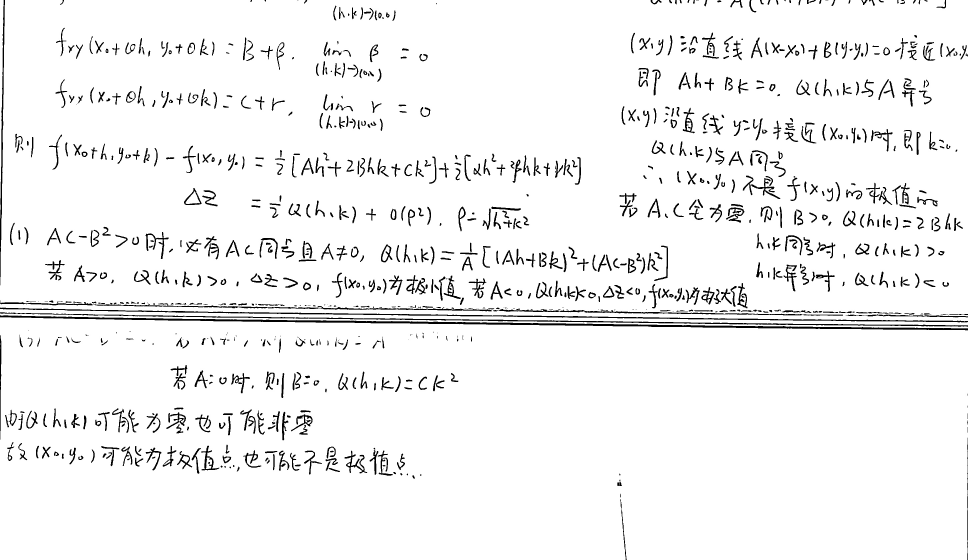
#> input picture clipboard.jpg, 2904 x 1678 px (shown at 1/3 size); its folder holds only this picture in this run
$ python -i img_threshold.py   (imports and definitions only)
#> lines starting #> are read from the running program, lines starting #| are printed output that depends on the picture; after the words box and inside, x2 and y2 are one past the last pixel; in counts of white or black regions, pixels touching at a corner belong together
import cv2 as cv
import numpy as np
from cv2 import bitwise_and, bitwise_not, bitwise_or,bitwise_xor
from math import sqrt
import os
def turn_over_gray(img):
    dst = np.ones(img.shape,np.uint8)*255
    dst = dst - img
    return dst
def threaholding_image_1(img):
    sharpen = cv.GaussianBlur(img, (0,0), 3)
    sharpen = cv.addWeighted(img, 1.5, sharpen, -0.5, 0)
    gray = cv.adaptiveThreshold(sharpen, 255, cv.ADAPTIVE_THRESH_GAUSSIAN_C, cv.THRESH_BINARY, 21, 15)
    return gray
def threaholding_image(img):
    test=cv.threshold(img, 0, 255,cv.THRESH_BINARY|cv.THRESH_OTSU)[1]
    img=bitwise_or(test,threaholding_image_1(img))
    return img
def totalwt(test_img):
    nzero = cv.countNonZero(test_img)
    scale = nzero / test_img.size
    return scale
def background_avg(img):
    result = cv.medianBlur(img,int(sqrt(img.size)/20)|1)
    mask = np.ones(img.shape,np.uint8)*int(255)
    img=cv.add(img,(mask-result))
    # cv.imwrite('background.jpg',result)
    return img

def edge_detect(img):
    mask = np.zeros(img.shape,np.uint8)
    contours = cv.findContours(img,cv.RETR_TREE,cv.CHAIN_APPROX_SIMPLE)[0]
    maxarea = 0
    maxindex = 0
    for i in range(len(contours)):
        area=cv.contourArea(contours[i])
        if(area>maxarea):
            maxarea = area
            maxindex = i
    mask=cv.drawContours(mask,contours,maxindex,color=255)
    # cv.imwrite('mask.jpg',mask)
    return
def edge_blur(img):
    mask = np.zeros(img.shape,np.uint8)
    contours = cv.findContours(img,cv.RETR_TREE,cv.CHAIN_APPROX_SIMPLE)[0]
    for i in range(len(contours)):
        mask=cv.drawContours(mask,contours,i,color=255)

    mask=cv.GaussianBlur(mask,(3,3),0)
    mask = cv.bitwise_not(mask)
    mask=cv.threshold(mask,180,255,cv.THRESH_BINARY)[1]
    return mask
def img_threshold(img):
    test_img=cv.threshold(img, 0, 255, cv.THRESH_BINARY|cv.THRESH_OTSU)[1]
    if totalwt(test_img) <0.5:
        img=turn_over_gray(img)
    img=background_avg(img)
    # edge_detect(img)
    ke = cv.threshold(img, 0, 255, cv.THRESH_BINARY|cv.THRESH_OTSU)[0]
    t1=threaholding_image(img)
    t2 = cv.threshold(img, min(ke+20,250) , 255,cv.THRESH_BINARY)[1]
    blur = cv.GaussianBlur(t1,(5,5),0)
    t3 = cv.threshold(blur,254,255,cv.THRESH_BINARY)[1]
    tt=bitwise_xor(t1,t2)
    tt=bitwise_not(tt)
    edge0=bitwise_or(t3,tt)
    edge1 = edge_blur(t1)
    edge=bitwise_or(edge1,edge0)
    fn=bitwise_and(edge,t1)
    fn=cv.resize(fn,(int(fn.shape[1]*1.2),int(fn.shape[0]*1.2) ), interpolation = cv.INTER_CUBIC)
    return fn

# [8 lines not run here, left out]

>>> import cv2
>>> picture = cv2.imread('clipboard.jpg', cv2.IMREAD_GRAYSCALE)
#> picture is the input picture: shape (1678, 2904); min 0, max 255, mean 242.8
>>> result = img_threshold(picture)
#> in img_threshold, `test_img=cv.threshold(img, 0, 255, cv.THRESH_BINARY|cv.THRESH_OTSU)[1]`: test_img: shape (1678, 2904); 95.2% white; 952 black regions (107 under 20 px), largest, box (x1, y1, x2, y2) and area: (0, 946, 2904, 991) 16985, (0, 923, 2904, 967) 10544, (0, 937, 2904, 980) 9621
#> in totalwt, `nzero = cv.countNonZero(test_img)`: nzero = 4640927
#> in totalwt, `scale = nzero / test_img.size`: scale = 0.952
#> in background_avg, `result = cv.medianBlur(img,int(sqrt(img.size)/20)|1)`:
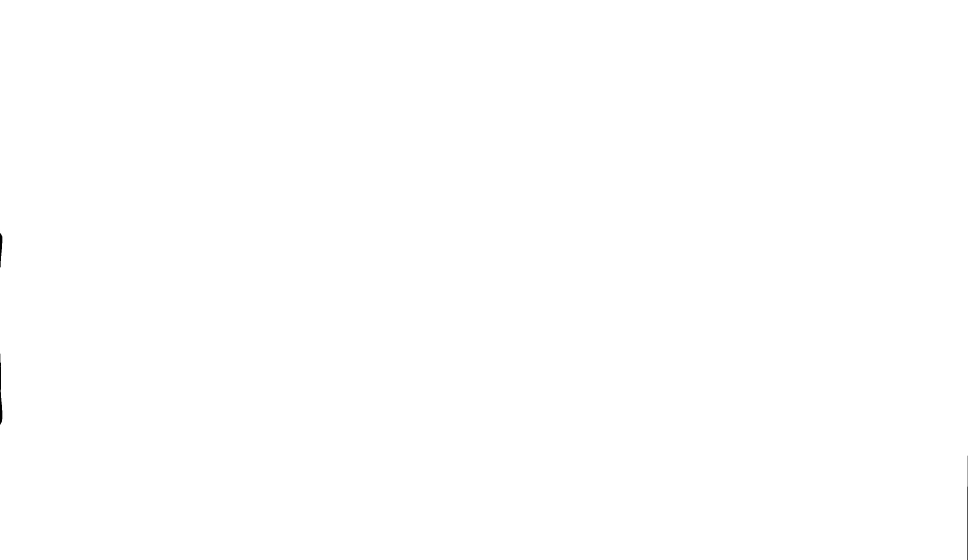
#> result: shape (1678, 2904) (shown at 1/3 size); min 0, max 255, mean 254.9
#> in img_threshold, `ke = cv.threshold(img, 0, 255, cv.THRESH_BINARY|cv.THRESH_OTSU)[0]`: ke = 9
#> in threaholding_image_1, `sharpen = cv.GaussianBlur(img, (0,0), 3)`:
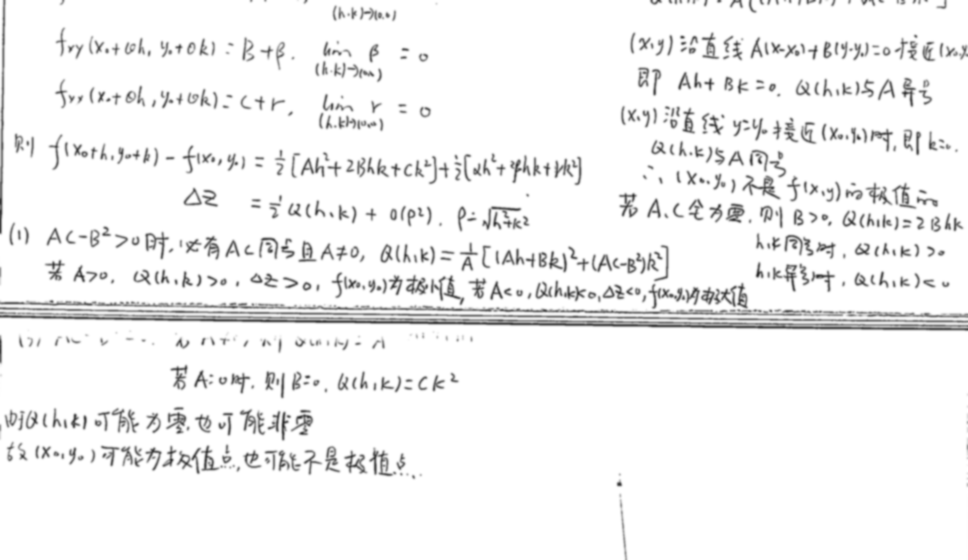
#> sharpen: shape (1678, 2904) (shown at 1/3 size); min 45, max 255, mean 242.9
#> in img_threshold, `t3 = cv.threshold(blur,254,255,cv.THRESH_BINARY)[1]`:
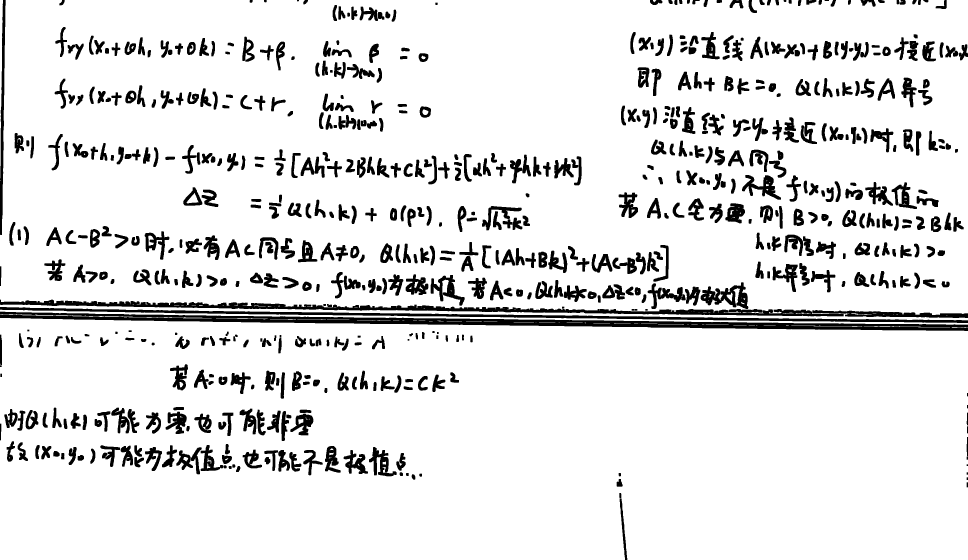
#> t3: shape (1678, 2904) (shown at 1/3 size); 89.3% white; 651 black regions
#> in img_threshold, `tt=bitwise_xor(t1,t2)`: tt: shape (1678, 2904); every value is 0
#> in img_threshold, `tt=bitwise_not(tt)`: tt: shape (1678, 2904); every value is 255
#> in edge_blur, `contours = cv.findContours(img,cv.RETR_TREE,cv.CHAIN_APPROX_SIMPLE)[0]`: contours = 1010 contours, 110 with area under 20; largest, box (x1, y1, x2, y2) and area: (0, 0, 2904, 964) 2722743, (0, 952, 2904, 1678) 2041860, (0, 927, 2904, 976) 26068, (0, 940, 2904, 985) 12228, (1478, 926, 2530, 948) 4813
#> after the loop in edge_blur, `for i in range(len(contours)):`:
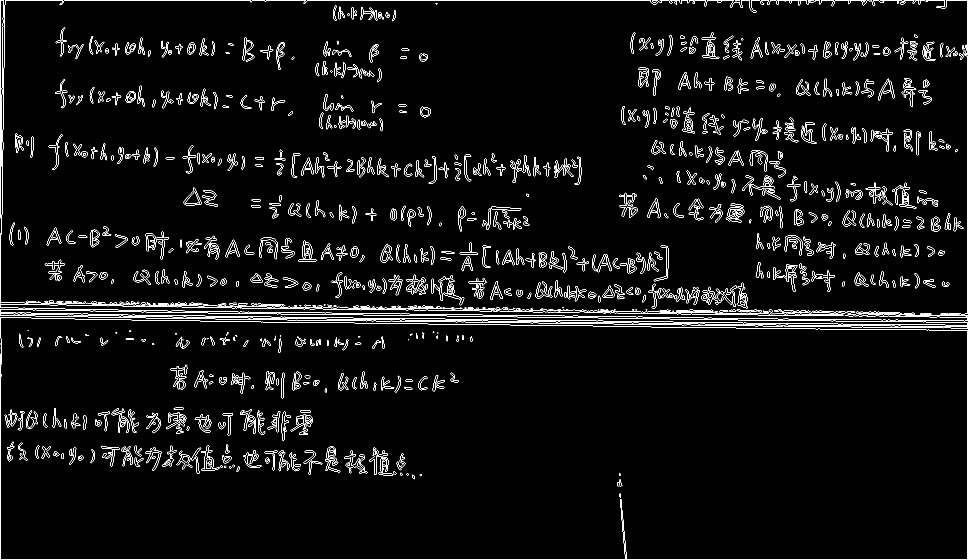
#> mask: shape (1678, 2904) (shown at 1/3 size); 2.5% white in thin lines or dots
#> in edge_blur, `mask = cv.bitwise_not(mask)`:
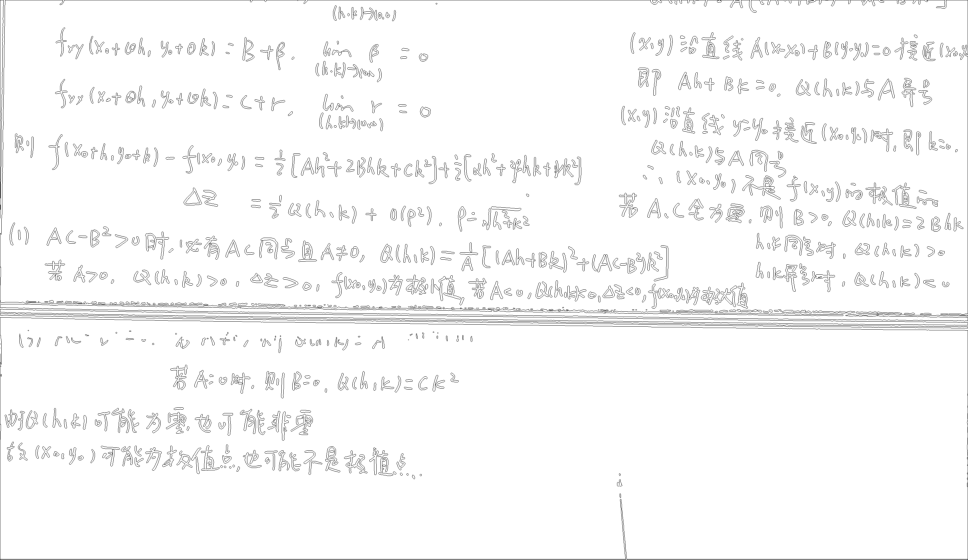
#> mask: shape (1678, 2904) (shown at 1/3 size); min 0, max 255, mean 248.7
#> in edge_blur, `mask=cv.threshold(mask,180,255,cv.THRESH_BINARY)[1]`:
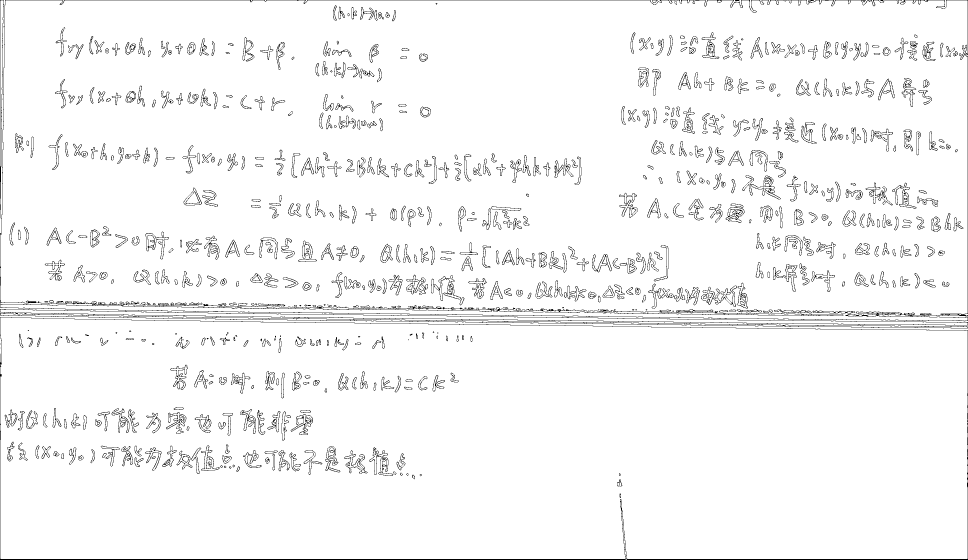
#> mask: shape (1678, 2904) (shown at 1/3 size); 96.6% white; black in thin lines or dots
#> in img_threshold, `fn=cv.resize(fn,(int(fn.shape[1]*1.2),int(fn.shape[0]*1.2) ), interpol..`:
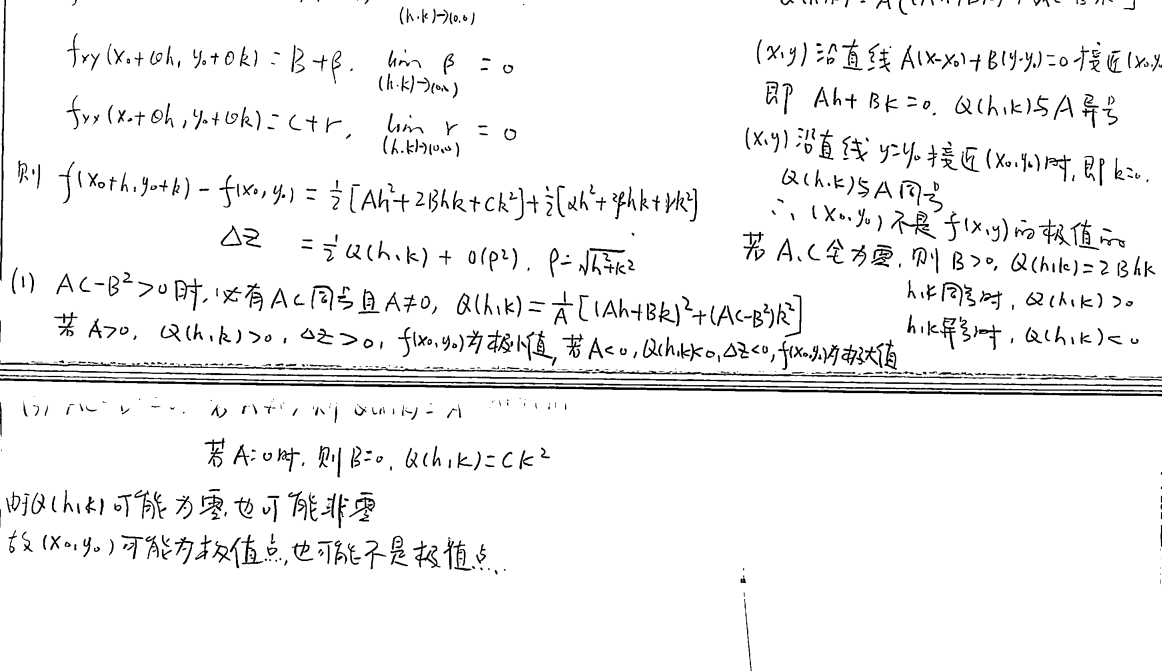
#> fn: shape (2013, 3484) (shown at 1/3 size); min 0, max 255, mean 242.9
